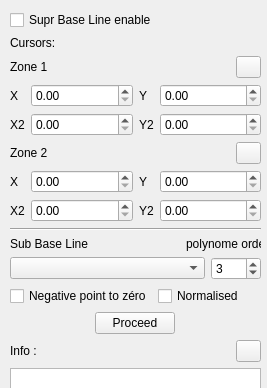
     <widget class="QWidget" name="page_5">
      <property name="geometry">
       <rect>
        <x>0</x>
        <y>0</y>
        <width>267</width>
        <height>388</height>
       </rect>
      </property>
      <attribute name="icon">
       <iconset resource="data_parser_3.qrc">
        <normaloff>:/images/minus.png</normaloff>:/images/minus.png</iconset>
      </attribute>
      <attribute name="label">
       <string>Delete Base Line</string>
      </attribute>
      <widget class="QWidget" name="verticalLayoutWidget_4">
       <property name="geometry">
        <rect>
         <x>10</x>
         <y>10</y>
         <width>251</width>
         <height>501</height>
        </rect>
       </property>
       <layout class="QVBoxLayout" name="verticalLayout_4">
        <item>
         <widget class="QCheckBox" name="checkBoxBaseLineEnable">
          <property name="text">
           <string>Supr Base Line enable</string>
          </property>
         </widget>
        </item>
        <item>
         <widget class="QLabel" name="label_40">
          <property name="text">
           <string>Cursors:</string>
          </property>
         </widget>
        </item>
        <item>
         <layout class="QHBoxLayout" name="horizontalLayout_23">
          <item>
           <widget class="QLabel" name="label_30">
            <property name="text">
             <string>Zone 1</string>
            </property>
           </widget>
          </item>
          <item>
           <widget class="QPushButton" name="pushButtonLinkZone1">
            <property name="maximumSize">
             <size>
              <width>25</width>
              <height>25</height>
             </size>
            </property>
            <property name="text">
             <string/>
            </property>
            <property name="icon">
             <iconset>
              <normalon>:/images/link.png</normalon>
             </iconset>
            </property>
           </widget>
          </item>
         </layout>
        </item>
        <item>
         <layout class="QHBoxLayout" name="horizontalLayout_27">
          <item>
           <widget class="QLabel" name="label_39">
            <property name="maximumSize">
             <size>
              <width>15</width>
              <height>16777215</height>
             </size>
            </property>
            <property name="text">
             <string>X</string>
            </property>
           </widget>
          </item>
          <item>
           <widget class="QDoubleSpinBox" name="doubleSpinBoxCursorSpline1X">
            <property name="maximumSize">
             <size>
              <width>16777215</width>
              <height>16777215</height>
             </size>
            </property>
            <property name="locale">
             <locale language="English" country="UnitedKingdom"/>
            </property>
           </widget>
          </item>
          <item>
           <widget class="QLabel" name="label_41">
            <property name="maximumSize">
             <size>
              <width>15</width>
              <height>16777215</height>
             </size>
            </property>
            <property name="text">
             <string>Y</string>
            </property>
           </widget>
          </item>
          <item>
           <widget class="QDoubleSpinBox" name="doubleSpinBoxCursorSpline1Y2">
            <property name="locale">
             <locale language="English" country="UnitedStates"/>
            </property>
           </widget>
          </item>
         </layout>
        </item>
        <item>
         <layout class="QHBoxLayout" name="horizontalLayout_15">
          <item>
           <widget class="QLabel" name="label_28">
            <property name="maximumSize">
             <size>
              <width>15</width>
              <height>16777215</height>
             </size>
            </property>
            <property name="text">
             <string>X2</string>
            </property>
           </widget>
          </item>
          <item>
           <widget class="QDoubleSpinBox" name="doubleSpinBoxCursorSpline1X2">
            <property name="locale">
             <locale language="English" country="UnitedStates"/>
            </property>
           </widget>
          </item>
          <item>
           <widget class="QLabel" name="label_29">
            <property name="maximumSize">
             <size>
              <width>15</width>
              <height>16777215</height>
             </size>
            </property>
            <property name="text">
             <string>Y2</string>
            </property>
           </widget>
          </item>
          <item>
           <widget class="QDoubleSpinBox" name="doubleSpinBoxCursorSpline1Y">
            <property name="locale">
             <locale language="English" country="UnitedStates"/>
            </property>
           </widget>
          </item>
         </layout>
        </item>
        <item>
         <layout class="QHBoxLayout" name="horizontalLayout_24">
          <item>
           <widget class="QLabel" name="label_31">
            <property name="text">
             <string>Zone 2</string>
            </property>
           </widget>
          </item>
          <item>
           <widget class="QPushButton" name="pushButtonLinkZone2">
            <property name="maximumSize">
             <size>
              <width>25</width>
              <height>25</height>
             </size>
            </property>
            <property name="text">
             <string/>
            </property>
            <property name="icon">
             <iconset>
              <normalon>:/images/link.png</normalon>
             </iconset>
            </property>
           </widget>
          </item>
         </layout>
        </item>
        <item>
         <layout class="QHBoxLayout" name="horizontalLayout_16">
          <item>
           <widget class="QLabel" name="label_34">
            <property name="maximumSize">
             <size>
              <width>15</width>
              <height>16777215</height>
             </size>
            </property>
            <property name="text">
             <string>X</string>
            </property>
           </widget>
          </item>
          <item>
           <widget class="QDoubleSpinBox" name="doubleSpinBoxCursorSpline2X">
            <property name="locale">
             <locale language="English" country="UnitedStates"/>
            </property>
           </widget>
          </item>
          <item>
           <widget class="QLabel" name="label_35">
            <property name="maximumSize">
             <size>
              <width>15</width>
              <height>16777215</height>
             </size>
            </property>
            <property name="text">
             <string>Y</string>
            </property>
           </widget>
          </item>
          <item>
           <widget class="QDoubleSpinBox" name="doubleSpinBoxCursorSpline2Y2">
            <property name="locale">
             <locale language="English" country="UnitedStates"/>
            </property>
           </widget>
          </item>
         </layout>
        </item>
        <item>
         <layout class="QHBoxLayout" name="horizontalLayout_17">
          <item>
           <widget class="QLabel" name="label_32">
            <property name="maximumSize">
             <size>
              <width>15</width>
              <height>16777215</height>
             </size>
            </property>
            <property name="text">
             <string>X2</string>
            </property>
           </widget>
          </item>
          <item>
           <widget class="QDoubleSpinBox" name="doubleSpinBoxCursorSpline2X2">
            <property name="locale">
             <locale language="English" country="UnitedStates"/>
            </property>
           </widget>
          </item>
          <item>
           <widget class="QLabel" name="label_33">
            <property name="maximumSize">
             <size>
              <width>15</width>
              <height>16777215</height>
             </size>
            </property>
            <property name="text">
             <string>Y2</string>
            </property>
           </widget>
          </item>
          <item>
           <widget class="QDoubleSpinBox" name="doubleSpinBoxCursorSpline2Y">
            <property name="locale">
             <locale language="English" country="UnitedStates"/>
            </property>
           </widget>
          </item>
         </layout>
        </item>
        <item>
         <widget class="Line" name="line_10">
          <property name="orientation">
           <enum>Qt::Horizontal</enum>
          </property>
         </widget>
        </item>
        <item>
         <layout class="QHBoxLayout" name="horizontalLayout_26">
          <item>
           <widget class="QLabel" name="label_38">
            <property name="text">
             <string>Sub Base Line </string>
            </property>
           </widget>
          </item>
          <item alignment="Qt::AlignRight">
           <widget class="QLabel" name="label_14">
            <property name="maximumSize">
             <size>
              <width>75</width>
              <height>16777215</height>
             </size>
            </property>
            <property name="text">
             <string>polynome order</string>
            </property>
           </widget>
          </item>
         </layout>
        </item>
        <item>
         <layout class="QHBoxLayout" name="horizontalLayout_25">
          <item>
           <widget class="QComboBox" name="comboBoxInterpolCurve"/>
          </item>
          <item>
           <widget class="QSpinBox" name="spinBoxPolyOrder">
            <property name="maximumSize">
             <size>
              <width>50</width>
              <height>25</height>
             </size>
            </property>
            <property name="minimum">
             <number>1</number>
            </property>
            <property name="maximum">
             <number>6</number>
            </property>
            <property name="value">
             <number>3</number>
            </property>
           </widget>
          </item>
         </layout>
        </item>
        <item>
         <layout class="QHBoxLayout" name="horizontalLayout_21">
          <item>
           <widget class="QCheckBox" name="checkBoxZeroNegativePoint">
            <property name="text">
             <string>Negative point to zéro</string>
            </property>
           </widget>
          </item>
          <item>
           <widget class="QCheckBox" name="checkBoxSBLNorm">
            <property name="text">
             <string>Normalised</string>
            </property>
           </widget>
          </item>
         </layout>
        </item>
        <item alignment="Qt::AlignHCenter">
         <widget class="QPushButton" name="pushButtonDelBaseLine">
          <property name="text">
           <string>Proceed</string>
          </property>
         </widget>
        </item>
        <item>
         <layout class="QHBoxLayout" name="horizontalLayout_3">
          <item>
           <widget class="QLabel" name="label_36">
            <property name="text">
             <string>Info :</string>
            </property>
           </widget>
          </item>
          <item>
           <widget class="QPushButton" name="pushButtonClearTxtDelBaseLine">
            <property name="maximumSize">
             <size>
              <width>25</width>
              <height>25</height>
             </size>
            </property>
            <property name="text">
             <string/>
            </property>
            <property name="icon">
             <iconset resource="data_parser_3.qrc">
              <normaloff>:/images/clear.png</normaloff>:/images/clear.png</iconset>
            </property>
           </widget>
          </item>
         </layout>
        </item>
        <item>
         <widget class="QTextEdit" name="textEditPolyOrder">
          <property name="maximumSize">
           <size>
            <width>16777215</width>
            <height>160</height>
           </size>
          </property>
          <property name="frameShadow">
           <enum>QFrame::Sunken</enum>
          </property>
         </widget>
        </item>
        <item>
         <spacer name="verticalSpacer_3">
          <property name="orientation">
           <enum>Qt::Vertical</enum>
          </property>
          <property name="sizeHint" stdset="0">
           <size>
            <width>20</width>
            <height>40</height>
           </size>
          </property>
         </spacer>
        </item>
       </layout>
      </widget>
     </widget>
